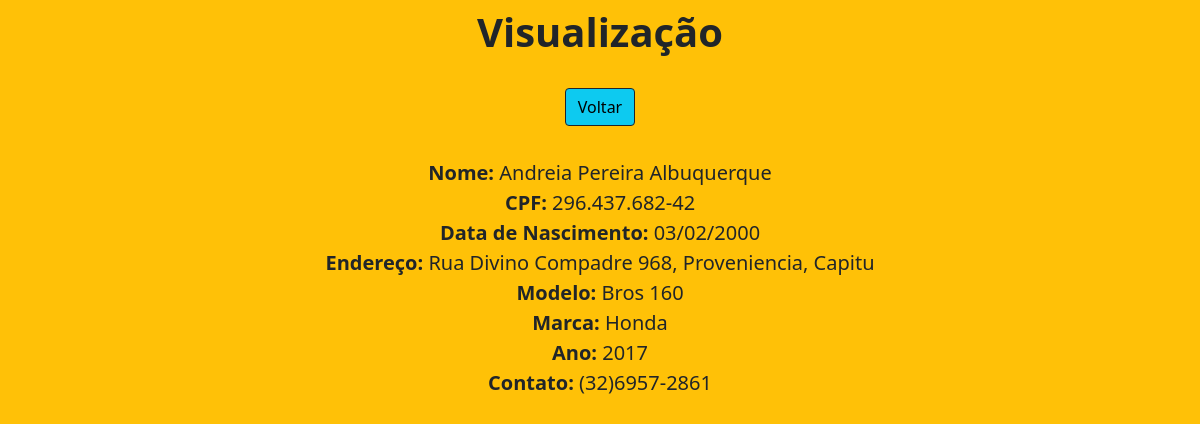
Screenshot of /view/7/ with the database file from the repository.
### app/models.py (models this page shows)
class Motos(models.Model):
    nome = models.CharField(max_length=150)
    cpf = models.CharField(max_length=14)
    data_de_nascimento = models.CharField(max_length=30)
    endereco = models.CharField(max_length=200)
    modelo = models.CharField(max_length=100)
    marca = models.CharField(max_length=50)
    ano = models.IntegerField()
    contato = models.CharField(max_length=30)

### app/views.py (the view)
# urls.py: path('view/<int:pk>/', view, name='view'),
def view(request, pk):
    data = {}
    data['db'] = Motos.objects.get(pk=pk)
    return render(request, 'view.html', data)

### app/templates/view.html (shortened to what this page needs)
<!DOCTYPE html>
<html lang="pt-br">
<head>
    <link href="https://cdn.jsdelivr.net/npm/bootstrap@5.1.3/dist/css/bootstrap.min.css" rel="stylesheet">
</head>
<body class="bg-warning bg-warning">
    <div class="col-8 m-auto pt-2 pb-2 text-center">
        <h1 class="fs-1 fw-bolder">Visualização</h1>
    </div>
    <div class="col-8 m-auto pt-3 pb-2 text-center">
        <a href="/" class="btn btn-info border-dark">Voltar</a>
    </div>
    <div class="col-8 m-auto pt-4 pb-2 text-center fs-5">
        <strong>Nome: </strong>{{db.nome}}<br>
        <strong>CPF: </strong>{{db.cpf}}<br>
        <strong>Data de Nascimento: </strong>{{db.data_de_nascimento}}<br>
        <strong>Endereço: </strong>{{db.endereco}}<br>
        <strong>Modelo: </strong>{{db.modelo}}<br>
        <strong>Marca: </strong>{{db.marca}}<br>
        <strong>Ano: </strong>{{db.ano}}<br>
        <strong>Contato: </strong>{{db.contato}}<br>
    </div>
</body>
</html>

### rows the page displays
Motos: nome "Andreia Pereira Albuquerque", cpf "296.437.682-42", data_de_nascimento "03/02/2000", endereco "Rua Divino Compadre 968, Proveniencia, Capitu", modelo "Bros 160", marca "Honda", ano "2017", contato "(32)6957-2861"
